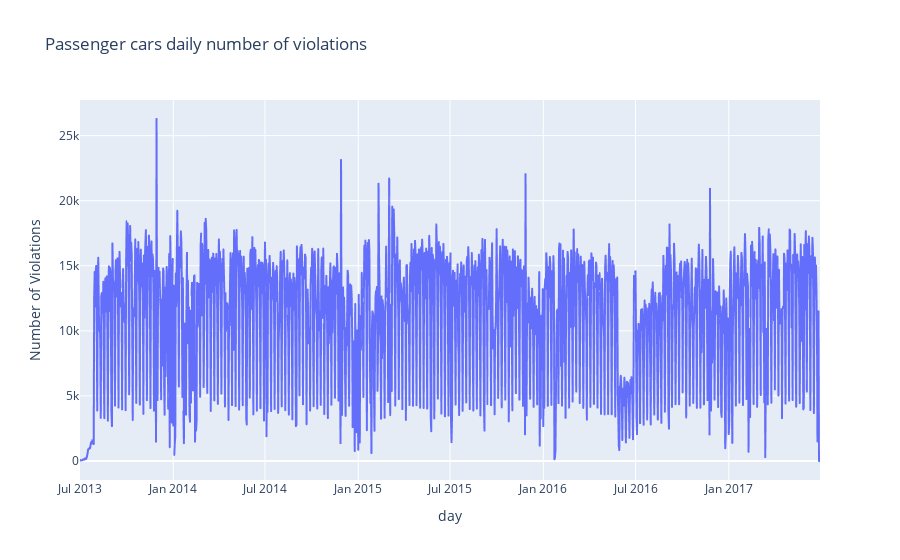

Notebook cell for this chart:
### Code cell
fig = px.line(data_daily_pas,
              x="day", 
              y="plate_id",
              labels={
                     "plate_id" : "Number of Violations"
             },
              title='Passenger cars daily number of violations')
fig.show()

### Figure 1 — Plotly figure (JSON) as saved in the notebook; plotly's stock layout.template omitted (floating-point values rounded to 4 significant figures; data arrays with more than 128 entries replaced by an {"elided": "..."} marker saying what was removed)
{"data": [{"hovertemplate": "day=%{x}<br>Number of Violations=%{y}<extra></extra>", "legendgroup": "", "line": {"color": "#636efa", "dash": "solid"}, "marker": {"symbol": "circle"}, "mode": "lines", "name": "", "showlegend": false, "type": "scattergl", "x": {"elided": "1461 str values"}, "xaxis": "x", "y": {"elided": "1461 int values"}, "yaxis": "y"}], "layout": {"legend": {"tracegroupgap": 0}, "title": {"text": "Passenger cars daily number of violations"}, "xaxis": {"anchor": "y", "domain": [0, 1], "title": {"text": "day"}}, "yaxis": {"anchor": "x", "domain": [0, 1], "title": {"text": "Number of Violations"}}}}
